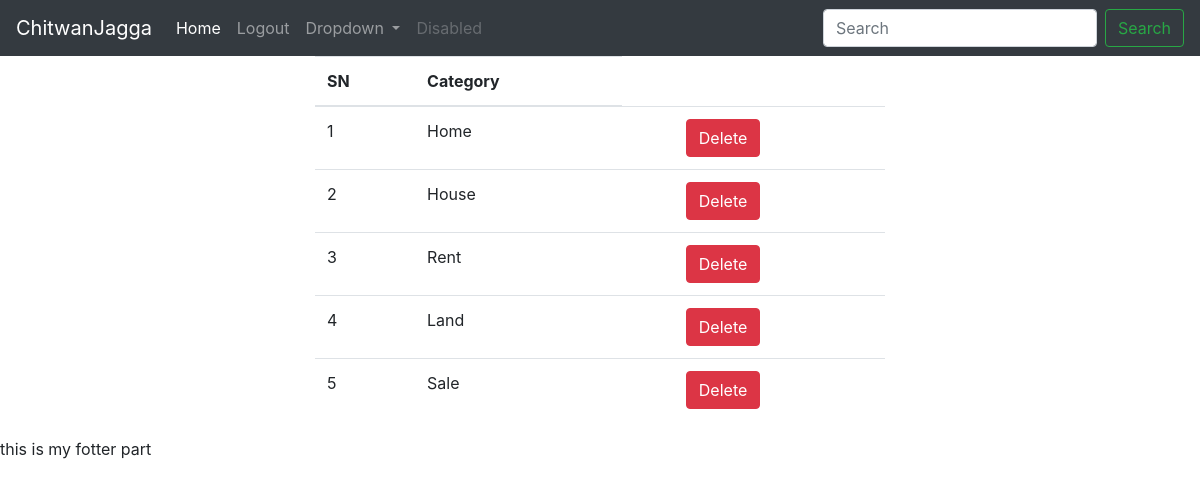
Screenshot of /list_category/ (signed in) with the database file from the repository.
### chitwanjagga/models.py (models this page shows, shortened)
class Category(models.Model):
    name = models.CharField(max_length=100)

### chitwanjagga/views.py (the view)
# urls.py: path('list_category/', views.CategoryListView.as_view(), name= 'list_category'),
class CategoryListView(ListView):
    model = Category
    template_name = 'cj/list_category.html'
    context_object_name = 'categories'

### chitwanjagga/TEMPLATES/cj/list_category.html (shortened to what this page needs)
{% extends 'includes/base.html'%}
{% block content %}
 <div class = "col-sm-6 offset-3">
<table class="table">
    <thead>
    <th>SN</th>
    <th>Category</th>
    </thead>
    <tbody>
    {% for category in categories %}
    <tr>
         <td>{{ category.id }}</td>
        <td>{{ category.name }}</td>
        <td>
        </td>
        <td>
            {% if user.is_authenticated %}
            <a href="{% url 'cj:delete_category' pk=category.pk %}">
                <button class="btn btn-danger">Delete</button>
            </a>
            {% endif %}
        </td>
    </tr>
    {% endfor %}
    </tbody>
</table>
 </div>
{% endblock %}

### rows the page displays
Category: id "1", name "Home"
Category: id "2", name "House"
Category: id "3", name "Rent"
Category: id "4", name "Land"
Category: id "5", name "Sale"
